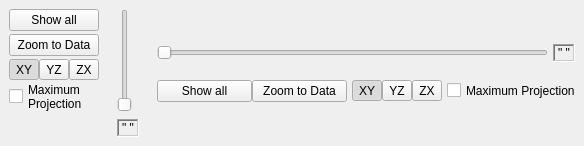
<?xml version="1.0" encoding="UTF-8"?>
<ui version="4.0">
    <class>image3Toolbar_widget</class>
    <widget class="QWidget" name="image3Toolbar_widget">
        <property name="enabled">
            <bool>true</bool>
        </property>
        <property name="geometry">
            <rect>
                <x>0</x>
                <y>0</y>
                <width>584</width>
                <height>146</height>
            </rect>
        </property>
        <property name="windowTitle">
            <string>Form</string>
        </property>
        <layout class="QHBoxLayout" name="horizontalLayout_11">
            <property name="spacing">
                <number>0</number>
            </property>
            <property name="leftMargin">
                <number>0</number>
            </property>
            <property name="topMargin">
                <number>0</number>
            </property>
            <property name="rightMargin">
                <number>0</number>
            </property>
            <property name="bottomMargin">
                <number>0</number>
            </property>
            <item>
                <widget class="QWidget" name="vertical_widget" native="true">
                    <property name="sizePolicy">
                        <sizepolicy hsizetype="Fixed" vsizetype="Preferred">
                            <horstretch>0</horstretch>
                            <verstretch>0</verstretch>
                        </sizepolicy>
                    </property>
                    <layout class="QHBoxLayout" name="horizontalLayout_4">
                        <property name="spacing">
                            <number>0</number>
                        </property>
                        <property name="leftMargin">
                            <number>0</number>
                        </property>
                        <property name="topMargin">
                            <number>0</number>
                        </property>
                        <property name="rightMargin">
                            <number>0</number>
                        </property>
                        <property name="bottomMargin">
                            <number>0</number>
                        </property>
                        <item>
                            <widget class="QWidget" name="verticalButtons_widget" native="true">
                                <property name="sizePolicy">
                                    <sizepolicy hsizetype="Fixed" vsizetype="Preferred">
                                        <horstretch>0</horstretch>
                                        <verstretch>0</verstretch>
                                    </sizepolicy>
                                </property>
                                <layout class="QVBoxLayout" name="verticalLayout_4">
                                    <property name="spacing">
                                        <number>3</number>
                                    </property>
                                    <item>
                                        <widget class="QPushButton" name="verticalShowAll_pushButton">
                                            <property name="text">
                                                <string>Show all</string>
                                            </property>
                                        </widget>
                                    </item>
                                    <item>
                                        <widget class="QPushButton" name="verticalZoomToData_pushButton">
                                            <property name="text">
                                                <string>Zoom to Data</string>
                                            </property>
                                        </widget>
                                    </item>
                                    <item>
                                        <widget class="QWidget" name="verticalPlaneSelector_widget" native="true">
                                            <property name="sizePolicy">
                                                <sizepolicy hsizetype="Expanding" vsizetype="Fixed">
                                                    <horstretch>0</horstretch>
                                                    <verstretch>0</verstretch>
                                                </sizepolicy>
                                            </property>
                                            <layout class="QHBoxLayout" name="horizontalLayout_7">
                                                <property name="spacing">
                                                    <number>0</number>
                                                </property>
                                                <property name="leftMargin">
                                                    <number>0</number>
                                                </property>
                                                <property name="topMargin">
                                                    <number>0</number>
                                                </property>
                                                <property name="rightMargin">
                                                    <number>0</number>
                                                </property>
                                                <property name="bottomMargin">
                                                    <number>0</number>
                                                </property>
                                                <item>
                                                    <widget class="QToolButton" name="verticalPlaneXY_toolButton">
                                                        <property name="text">
                                                            <string>XY</string>
                                                        </property>
                                                        <property name="iconSize">
                                                            <size>
                                                                <width>20</width>
                                                                <height>20</height>
                                                            </size>
                                                        </property>
                                                        <property name="checkable">
                                                            <bool>true</bool>
                                                        </property>
                                                        <property name="checked">
                                                            <bool>true</bool>
                                                        </property>
                                                        <property name="autoExclusive">
                                                            <bool>true</bool>
                                                        </property>
                                                    </widget>
                                                </item>
                                                <item>
                                                    <spacer name="spacer_5">
                                                        <property name="orientation">
                                                            <enum>Qt::Horizontal</enum>
                                                        </property>
                                                        <property name="sizeHint" stdset="0">
                                                            <size>
                                                                <width>0</width>
                                                                <height>0</height>
                                                            </size>
                                                        </property>
                                                    </spacer>
                                                </item>
                                                <item>
                                                    <widget class="QToolButton" name="verticalPlaneYZ_toolButton">
                                                        <property name="text">
                                                            <string>YZ</string>
                                                        </property>
                                                        <property name="checkable">
                                                            <bool>true</bool>
                                                        </property>
                                                        <property name="autoExclusive">
                                                            <bool>true</bool>
                                                        </property>
                                                    </widget>
                                                </item>
                                                <item>
                                                    <spacer name="spacer_6">
                                                        <property name="orientation">
                                                            <enum>Qt::Horizontal</enum>
                                                        </property>
                                                        <property name="sizeHint" stdset="0">
                                                            <size>
                                                                <width>0</width>
                                                                <height>0</height>
                                                            </size>
                                                        </property>
                                                    </spacer>
                                                </item>
                                                <item>
                                                    <widget class="QToolButton" name="verticalPlaneZX_toolButton">
                                                        <property name="text">
                                                            <string>ZX</string>
                                                        </property>
                                                        <property name="checkable">
                                                            <bool>true</bool>
                                                        </property>
                                                        <property name="autoExclusive">
                                                            <bool>true</bool>
                                                        </property>
                                                    </widget>
                                                </item>
                                            </layout>
                                        </widget>
                                    </item>
                                    <item>
                                        <widget class="QWidget" name="verticalMP_widget" native="true">
                                            <property name="sizePolicy">
                                                <sizepolicy hsizetype="Expanding" vsizetype="Fixed">
                                                    <horstretch>0</horstretch>
                                                    <verstretch>0</verstretch>
                                                </sizepolicy>
                                            </property>
                                            <layout class="QHBoxLayout" name="horizontalLayout_2">
                                                <property name="spacing">
                                                    <number>0</number>
                                                </property>
                                                <property name="leftMargin">
                                                    <number>0</number>
                                                </property>
                                                <property name="topMargin">
                                                    <number>0</number>
                                                </property>
                                                <property name="rightMargin">
                                                    <number>0</number>
                                                </property>
                                                <property name="bottomMargin">
                                                    <number>0</number>
                                                </property>
                                                <item>
                                                    <widget class="QCheckBox" name="verticalMP_checkBox">
                                                        <property name="sizePolicy">
                                                            <sizepolicy hsizetype="Fixed" vsizetype="Fixed">
                                                                <horstretch>0</horstretch>
                                                                <verstretch>0</verstretch>
                                                            </sizepolicy>
                                                        </property>
                                                        <property name="text">
                                                            <string/>
                                                        </property>
                                                    </widget>
                                                </item>
                                                <item>
                                                    <widget class="QWidget" name="verticalMPLabel_widget" native="true">
                                                        <property name="sizePolicy">
                                                            <sizepolicy hsizetype="Fixed" vsizetype="Fixed">
                                                                <horstretch>0</horstretch>
                                                                <verstretch>0</verstretch>
                                                            </sizepolicy>
                                                        </property>
                                                        <layout class="QVBoxLayout" name="verticalLayout">
                                                            <property name="spacing">
                                                                <number>0</number>
                                                            </property>
                                                            <property name="leftMargin">
                                                                <number>5</number>
                                                            </property>
                                                            <property name="topMargin">
                                                                <number>0</number>
                                                            </property>
                                                            <property name="rightMargin">
                                                                <number>0</number>
                                                            </property>
                                                            <property name="bottomMargin">
                                                                <number>0</number>
                                                            </property>
                                                            <item>
                                                                <widget class="QLabel" name="verticalMP_label_1">
                                                                    <property name="sizePolicy">
                                                                        <sizepolicy hsizetype="Fixed" vsizetype="Fixed">
                                                                            <horstretch>0</horstretch>
                                                                            <verstretch>0</verstretch>
                                                                        </sizepolicy>
                                                                    </property>
                                                                    <property name="text">
                                                                        <string>Maximum</string>
                                                                    </property>
                                                                    <property name="buddy">
                                                                        <cstring>verticalMP_checkBox</cstring>
                                                                    </property>
                                                                </widget>
                                                            </item>
                                                            <item>
                                                                <widget class="QLabel" name="verticalMP_label_2">
                                                                    <property name="sizePolicy">
                                                                        <sizepolicy hsizetype="Fixed" vsizetype="Fixed">
                                                                            <horstretch>0</horstretch>
                                                                            <verstretch>0</verstretch>
                                                                        </sizepolicy>
                                                                    </property>
                                                                    <property name="text">
                                                                        <string>Projection</string>
                                                                    </property>
                                                                    <property name="buddy">
                                                                        <cstring>verticalMP_checkBox</cstring>
                                                                    </property>
                                                                </widget>
                                                            </item>
                                                        </layout>
                                                    </widget>
                                                </item>
                                                <item>
                                                    <spacer name="verticalMP_spacer">
                                                        <property name="orientation">
                                                            <enum>Qt::Horizontal</enum>
                                                        </property>
                                                        <property name="sizeHint" stdset="0">
                                                            <size>
                                                                <width>0</width>
                                                                <height>0</height>
                                                            </size>
                                                        </property>
                                                    </spacer>
                                                </item>
                                            </layout>
                                        </widget>
                                    </item>
                                    <item>
                                        <widget class="QWidget" name="verticalResize_widget" native="true"/>
                                    </item>
                                </layout>
                            </widget>
                        </item>
                        <item>
                            <widget class="QWidget" name="verticalSlider_widget" native="true">
                                <property name="sizePolicy">
                                    <sizepolicy hsizetype="Fixed" vsizetype="Preferred">
                                        <horstretch>0</horstretch>
                                        <verstretch>0</verstretch>
                                    </sizepolicy>
                                </property>
                                <layout class="QVBoxLayout" name="verticalLayout_5">
                                    <property name="spacing">
                                        <number>0</number>
                                    </property>
                                    <item>
                                        <widget class="QSlider" name="verticalZ_slider">
                                            <property name="orientation">
                                                <enum>Qt::Vertical</enum>
                                            </property>
                                        </widget>
                                    </item>
                                    <item>
                                        <spacer name="spacer_4">
                                            <property name="orientation">
                                                <enum>Qt::Vertical</enum>
                                            </property>
                                            <property name="sizeType">
                                                <enum>QSizePolicy::Fixed</enum>
                                            </property>
                                            <property name="sizeHint" stdset="0">
                                                <size>
                                                    <width>0</width>
                                                    <height>7</height>
                                                </size>
                                            </property>
                                        </spacer>
                                    </item>
                                    <item>
                                        <widget class="QLabel" name="verticalZ_label">
                                            <property name="sizePolicy">
                                                <sizepolicy hsizetype="Fixed" vsizetype="Fixed">
                                                    <horstretch>0</horstretch>
                                                    <verstretch>0</verstretch>
                                                </sizepolicy>
                                            </property>
                                            <property name="frameShape">
                                                <enum>QFrame::WinPanel</enum>
                                            </property>
                                            <property name="frameShadow">
                                                <enum>QFrame::Sunken</enum>
                                            </property>
                                            <property name="text">
                                                <string>&quot; &quot;</string>
                                            </property>
                                            <property name="buddy">
                                                <cstring>verticalZ_slider</cstring>
                                            </property>
                                        </widget>
                                    </item>
                                </layout>
                            </widget>
                        </item>
                    </layout>
                </widget>
            </item>
            <item>
                <widget class="QWidget" name="horizontal_widget" native="true">
                    <property name="sizePolicy">
                        <sizepolicy hsizetype="Preferred" vsizetype="Fixed">
                            <horstretch>0</horstretch>
                            <verstretch>0</verstretch>
                        </sizepolicy>
                    </property>
                    <layout class="QVBoxLayout" name="verticalLayout_6">
                        <property name="spacing">
                            <number>0</number>
                        </property>
                        <property name="leftMargin">
                            <number>0</number>
                        </property>
                        <property name="topMargin">
                            <number>0</number>
                        </property>
                        <property name="rightMargin">
                            <number>0</number>
                        </property>
                        <property name="bottomMargin">
                            <number>0</number>
                        </property>
                        <item>
                            <widget class="QWidget" name="horizontalSlider_widget" native="true">
                                <layout class="QHBoxLayout" name="horizontalLayout_8">
                                    <property name="spacing">
                                        <number>0</number>
                                    </property>
                                    <item>
                                        <widget class="QSlider" name="horizontalZ_slider">
                                            <property name="orientation">
                                                <enum>Qt::Horizontal</enum>
                                            </property>
                                            <property name="tickPosition">
                                                <enum>QSlider::NoTicks</enum>
                                            </property>
                                            <property name="tickInterval">
                                                <number>50</number>
                                            </property>
                                        </widget>
                                    </item>
                                    <item>
                                        <spacer name="spacer_3">
                                            <property name="orientation">
                                                <enum>Qt::Horizontal</enum>
                                            </property>
                                            <property name="sizeType">
                                                <enum>QSizePolicy::Fixed</enum>
                                            </property>
                                            <property name="sizeHint" stdset="0">
                                                <size>
                                                    <width>5</width>
                                                    <height>0</height>
                                                </size>
                                            </property>
                                        </spacer>
                                    </item>
                                    <item>
                                        <widget class="QLabel" name="horizontalZ_label">
                                            <property name="sizePolicy">
                                                <sizepolicy hsizetype="Preferred" vsizetype="Fixed">
                                                    <horstretch>0</horstretch>
                                                    <verstretch>0</verstretch>
                                                </sizepolicy>
                                            </property>
                                            <property name="frameShape">
                                                <enum>QFrame::WinPanel</enum>
                                            </property>
                                            <property name="frameShadow">
                                                <enum>QFrame::Sunken</enum>
                                            </property>
                                            <property name="text">
                                                <string>&quot; &quot;</string>
                                            </property>
                                            <property name="buddy">
                                                <cstring>horizontalZ_slider</cstring>
                                            </property>
                                        </widget>
                                    </item>
                                </layout>
                            </widget>
                        </item>
                        <item>
                            <widget class="QWidget" name="horizontalButtons_widget" native="true">
                                <layout class="QHBoxLayout" name="horizontalLayout_9">
                                    <property name="spacing">
                                        <number>0</number>
                                    </property>
                                    <item>
                                        <widget class="QPushButton" name="horizontalShowAll_pushButton">
                                            <property name="text">
                                                <string>Show all</string>
                                            </property>
                                        </widget>
                                    </item>
                                    <item>
                                        <widget class="QPushButton" name="horizontalZoomToData_pushButton">
                                            <property name="text">
                                                <string>Zoom to Data</string>
                                            </property>
                                        </widget>
                                    </item>
                                    <item>
                                        <widget class="QWidget" name="horizontalPlaneSelector_widget" native="true">
                                            <property name="sizePolicy">
                                                <sizepolicy hsizetype="Fixed" vsizetype="Fixed">
                                                    <horstretch>0</horstretch>
                                                    <verstretch>0</verstretch>
                                                </sizepolicy>
                                            </property>
                                            <layout class="QHBoxLayout" name="horizontalLayout_10">
                                                <property name="spacing">
                                                    <number>0</number>
                                                </property>
                                                <property name="leftMargin">
                                                    <number>0</number>
                                                </property>
                                                <property name="topMargin">
                                                    <number>0</number>
                                                </property>
                                                <property name="rightMargin">
                                                    <number>0</number>
                                                </property>
                                                <property name="bottomMargin">
                                                    <number>0</number>
                                                </property>
                                                <item>
                                                    <spacer name="spacer_2">
                                                        <property name="orientation">
                                                            <enum>Qt::Horizontal</enum>
                                                        </property>
                                                        <property name="sizeType">
                                                            <enum>QSizePolicy::Fixed</enum>
                                                        </property>
                                                        <property name="sizeHint" stdset="0">
                                                            <size>
                                                                <width>5</width>
                                                                <height>0</height>
                                                            </size>
                                                        </property>
                                                    </spacer>
                                                </item>
                                                <item>
                                                    <widget class="QToolButton" name="horizontalPlaneXY_toolButton">
                                                        <property name="text">
                                                            <string>XY</string>
                                                        </property>
                                                        <property name="checkable">
                                                            <bool>true</bool>
                                                        </property>
                                                        <property name="checked">
                                                            <bool>true</bool>
                                                        </property>
                                                        <property name="autoExclusive">
                                                            <bool>true</bool>
                                                        </property>
                                                    </widget>
                                                </item>
                                                <item>
                                                    <widget class="QToolButton" name="horizontalPlaneYZ_toolButton">
                                                        <property name="text">
                                                            <string>YZ</string>
                                                        </property>
                                                        <property name="checkable">
                                                            <bool>true</bool>
                                                        </property>
                                                        <property name="autoExclusive">
                                                            <bool>true</bool>
                                                        </property>
                                                    </widget>
                                                </item>
                                                <item>
                                                    <widget class="QToolButton" name="horizontalPlaneZX_toolButton">
                                                        <property name="text">
                                                            <string>ZX</string>
                                                        </property>
                                                        <property name="checkable">
                                                            <bool>true</bool>
                                                        </property>
                                                        <property name="autoExclusive">
                                                            <bool>true</bool>
                                                        </property>
                                                    </widget>
                                                </item>
                                                <item>
                                                    <spacer name="spacer_1">
                                                        <property name="orientation">
                                                            <enum>Qt::Horizontal</enum>
                                                        </property>
                                                        <property name="sizeType">
                                                            <enum>QSizePolicy::Fixed</enum>
                                                        </property>
                                                        <property name="sizeHint" stdset="0">
                                                            <size>
                                                                <width>5</width>
                                                                <height>0</height>
                                                            </size>
                                                        </property>
                                                    </spacer>
                                                </item>
                                            </layout>
                                        </widget>
                                    </item>
                                    <item>
                                        <widget class="QWidget" name="horizontalMP_widget" native="true">
                                            <property name="sizePolicy">
                                                <sizepolicy hsizetype="Fixed" vsizetype="Fixed">
                                                    <horstretch>0</horstretch>
                                                    <verstretch>0</verstretch>
                                                </sizepolicy>
                                            </property>
                                            <layout class="QHBoxLayout" name="horizontalLayout">
                                                <property name="spacing">
                                                    <number>5</number>
                                                </property>
                                                <property name="leftMargin">
                                                    <number>0</number>
                                                </property>
                                                <property name="topMargin">
                                                    <number>0</number>
                                                </property>
                                                <property name="rightMargin">
                                                    <number>0</number>
                                                </property>
                                                <property name="bottomMargin">
                                                    <number>0</number>
                                                </property>
                                                <item>
                                                    <widget class="QCheckBox" name="horizontalMP_checkBox">
                                                        <property name="sizePolicy">
                                                            <sizepolicy hsizetype="Fixed" vsizetype="Fixed">
                                                                <horstretch>0</horstretch>
                                                                <verstretch>0</verstretch>
                                                            </sizepolicy>
                                                        </property>
                                                        <property name="text">
                                                            <string/>
                                                        </property>
                                                    </widget>
                                                </item>
                                                <item>
                                                    <widget class="QLabel" name="horizontalMP_label">
                                                        <property name="text">
                                                            <string>Maximum Projection</string>
                                                        </property>
                                                    </widget>
                                                </item>
                                            </layout>
                                        </widget>
                                    </item>
                                </layout>
                            </widget>
                        </item>
                    </layout>
                </widget>
            </item>
        </layout>
    </widget>
    <resources/>
    <connections>
        <connection>
            <sender>verticalMP_checkBox</sender>
            <signal>toggled(bool)</signal>
            <receiver>horizontalMP_checkBox</receiver>
            <slot>setChecked(bool)</slot>
            <hints>
                <hint type="sourcelabel">
                    <x>44</x>
                    <y>121</y>
                </hint>
                <hint type="destinationlabel">
                    <x>575</x>
                    <y>110</y>
                </hint>
            </hints>
        </connection>
        <connection>
            <sender>horizontalMP_checkBox</sender>
            <signal>toggled(bool)</signal>
            <receiver>verticalMP_checkBox</receiver>
            <slot>setChecked(bool)</slot>
            <hints>
                <hint type="sourcelabel">
                    <x>646</x>
                    <y>110</y>
                </hint>
                <hint type="destinationlabel">
                    <x>47</x>
                    <y>121</y>
                </hint>
            </hints>
        </connection>
        <connection>
            <sender>horizontalZ_slider</sender>
            <signal>valueChanged(int)</signal>
            <receiver>horizontalZ_label</receiver>
            <slot>setNum(int)</slot>
            <hints>
                <hint type="sourcelabel">
                    <x>567</x>
                    <y>63</y>
                </hint>
                <hint type="destinationlabel">
                    <x>673</x>
                    <y>60</y>
                </hint>
            </hints>
        </connection>
        <connection>
            <sender>verticalZ_slider</sender>
            <signal>valueChanged(int)</signal>
            <receiver>verticalZ_label</receiver>
            <slot>setNum(int)</slot>
            <hints>
                <hint type="sourcelabel">
                    <x>183</x>
                    <y>106</y>
                </hint>
                <hint type="destinationlabel">
                    <x>184</x>
                    <y>146</y>
                </hint>
            </hints>
        </connection>
        <connection>
            <sender>horizontalZ_slider</sender>
            <signal>valueChanged(int)</signal>
            <receiver>verticalZ_slider</receiver>
            <slot>setValue(int)</slot>
            <hints>
                <hint type="sourcelabel">
                    <x>341</x>
                    <y>63</y>
                </hint>
                <hint type="destinationlabel">
                    <x>181</x>
                    <y>22</y>
                </hint>
            </hints>
        </connection>
        <connection>
            <sender>verticalZ_slider</sender>
            <signal>valueChanged(int)</signal>
            <receiver>horizontalZ_slider</receiver>
            <slot>setValue(int)</slot>
            <hints>
                <hint type="sourcelabel">
                    <x>183</x>
                    <y>37</y>
                </hint>
                <hint type="destinationlabel">
                    <x>333</x>
                    <y>63</y>
                </hint>
            </hints>
        </connection>
        <connection>
            <sender>horizontalPlaneZX_toolButton</sender>
            <signal>toggled(bool)</signal>
            <receiver>verticalPlaneZX_toolButton</receiver>
            <slot>setChecked(bool)</slot>
            <hints>
                <hint type="sourcelabel">
                    <x>544</x>
                    <y>111</y>
                </hint>
                <hint type="destinationlabel">
                    <x>139</x>
                    <y>98</y>
                </hint>
            </hints>
        </connection>
        <connection>
            <sender>verticalPlaneZX_toolButton</sender>
            <signal>toggled(bool)</signal>
            <receiver>horizontalPlaneZX_toolButton</receiver>
            <slot>setChecked(bool)</slot>
            <hints>
                <hint type="sourcelabel">
                    <x>137</x>
                    <y>98</y>
                </hint>
                <hint type="destinationlabel">
                    <x>544</x>
                    <y>111</y>
                </hint>
            </hints>
        </connection>
        <connection>
            <sender>horizontalPlaneYZ_toolButton</sender>
            <signal>toggled(bool)</signal>
            <receiver>verticalPlaneYZ_toolButton</receiver>
            <slot>setChecked(bool)</slot>
            <hints>
                <hint type="sourcelabel">
                    <x>519</x>
                    <y>111</y>
                </hint>
                <hint type="destinationlabel">
                    <x>84</x>
                    <y>88</y>
                </hint>
            </hints>
        </connection>
        <connection>
            <sender>verticalPlaneYZ_toolButton</sender>
            <signal>toggled(bool)</signal>
            <receiver>horizontalPlaneYZ_toolButton</receiver>
            <slot>setChecked(bool)</slot>
            <hints>
                <hint type="sourcelabel">
                    <x>81</x>
                    <y>93</y>
                </hint>
                <hint type="destinationlabel">
                    <x>519</x>
                    <y>111</y>
                </hint>
            </hints>
        </connection>
        <connection>
            <sender>verticalPlaneXY_toolButton</sender>
            <signal>toggled(bool)</signal>
            <receiver>horizontalPlaneXY_toolButton</receiver>
            <slot>setChecked(bool)</slot>
            <hints>
                <hint type="sourcelabel">
                    <x>25</x>
                    <y>89</y>
                </hint>
                <hint type="destinationlabel">
                    <x>494</x>
                    <y>111</y>
                </hint>
            </hints>
        </connection>
        <connection>
            <sender>horizontalPlaneXY_toolButton</sender>
            <signal>toggled(bool)</signal>
            <receiver>verticalPlaneXY_toolButton</receiver>
            <slot>setChecked(bool)</slot>
            <hints>
                <hint type="sourcelabel">
                    <x>494</x>
                    <y>111</y>
                </hint>
                <hint type="destinationlabel">
                    <x>22</x>
                    <y>94</y>
                </hint>
            </hints>
        </connection>
        <connection>
            <sender>horizontalZ_slider</sender>
            <signal>rangeChanged(int,int)</signal>
            <receiver>verticalZ_slider</receiver>
            <slot>setRange(int,int)</slot>
            <hints>
                <hint type="sourcelabel">
                    <x>279</x>
                    <y>60</y>
                </hint>
                <hint type="destinationlabel">
                    <x>167</x>
                    <y>42</y>
                </hint>
            </hints>
        </connection>
        <connection>
            <sender>verticalZ_slider</sender>
            <signal>rangeChanged(int,int)</signal>
            <receiver>horizontalZ_slider</receiver>
            <slot>setRange(int,int)</slot>
            <hints>
                <hint type="sourcelabel">
                    <x>170</x>
                    <y>61</y>
                </hint>
                <hint type="destinationlabel">
                    <x>447</x>
                    <y>56</y>
                </hint>
            </hints>
        </connection>
    </connections>
</ui>
